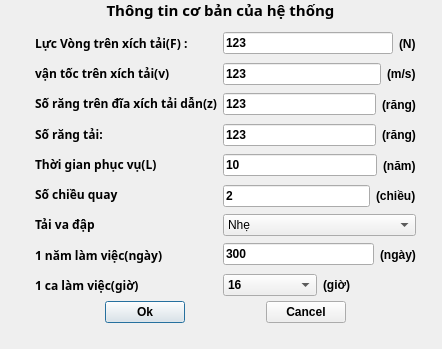
<?xml version="1.0" encoding="UTF-8"?>
<ui version="4.0">
 <class>Infomation_of_engine_Dialog</class>
 <widget class="QDialog" name="Infomation_of_engine_Dialog">
  <property name="geometry">
   <rect>
    <x>0</x>
    <y>0</y>
    <width>442</width>
    <height>349</height>
   </rect>
  </property>
  <property name="font">
   <font>
    <weight>75</weight>
    <bold>true</bold>
   </font>
  </property>
  <property name="windowTitle">
   <string>Dialog</string>
  </property>
  <widget class="QLabel" name="label">
   <property name="geometry">
    <rect>
     <x>10</x>
     <y>0</y>
     <width>421</width>
     <height>20</height>
    </rect>
   </property>
   <property name="font">
    <font>
     <family>Noto Sans</family>
     <pointsize>11</pointsize>
     <weight>75</weight>
     <bold>true</bold>
    </font>
   </property>
   <property name="text">
    <string>Thông tin cơ bản của hệ thống</string>
   </property>
   <property name="alignment">
    <set>Qt::AlignCenter</set>
   </property>
  </widget>
  <widget class="QWidget" name="layoutWidget">
   <property name="geometry">
    <rect>
     <x>30</x>
     <y>300</y>
     <width>391</width>
     <height>24</height>
    </rect>
   </property>
   <layout class="QHBoxLayout" name="horizontalLayout_11">
    <item>
     <spacer name="horizontalSpacer">
      <property name="orientation">
       <enum>Qt::Horizontal</enum>
      </property>
      <property name="sizeHint" stdset="0">
       <size>
        <width>40</width>
        <height>20</height>
       </size>
      </property>
     </spacer>
    </item>
    <item>
     <widget class="QPushButton" name="pushButton">
      <property name="text">
       <string>Ok</string>
      </property>
     </widget>
    </item>
    <item>
     <spacer name="horizontalSpacer_2">
      <property name="orientation">
       <enum>Qt::Horizontal</enum>
      </property>
      <property name="sizeHint" stdset="0">
       <size>
        <width>40</width>
        <height>20</height>
       </size>
      </property>
     </spacer>
    </item>
    <item>
     <widget class="QPushButton" name="pushButton_2">
      <property name="text">
       <string>Cancel</string>
      </property>
     </widget>
    </item>
    <item>
     <spacer name="horizontalSpacer_3">
      <property name="orientation">
       <enum>Qt::Horizontal</enum>
      </property>
      <property name="sizeHint" stdset="0">
       <size>
        <width>40</width>
        <height>20</height>
       </size>
      </property>
     </spacer>
    </item>
   </layout>
  </widget>
  <widget class="QWidget" name="layoutWidget">
   <property name="geometry">
    <rect>
     <x>35</x>
     <y>31</y>
     <width>381</width>
     <height>266</height>
    </rect>
   </property>
   <layout class="QHBoxLayout" name="horizontalLayout_9">
    <item>
     <layout class="QVBoxLayout" name="verticalLayout_2">
      <item>
       <widget class="QLabel" name="label_2">
        <property name="font">
         <font>
          <family>Noto Sans</family>
          <weight>75</weight>
          <bold>true</bold>
         </font>
        </property>
        <property name="text">
         <string>Lực Vòng trên xích tải(F) :</string>
        </property>
       </widget>
      </item>
      <item>
       <widget class="QLabel" name="label_4">
        <property name="font">
         <font>
          <family>Noto Sans</family>
          <weight>75</weight>
          <bold>true</bold>
         </font>
        </property>
        <property name="text">
         <string>vận tốc trên xích tải(v)</string>
        </property>
       </widget>
      </item>
      <item>
       <widget class="QLabel" name="label_6">
        <property name="font">
         <font>
          <family>Noto Sans</family>
          <weight>75</weight>
          <bold>true</bold>
         </font>
        </property>
        <property name="text">
         <string>Số răng trên đĩa xích tải dẫn(z)</string>
        </property>
       </widget>
      </item>
      <item>
       <widget class="QLabel" name="label_8">
        <property name="font">
         <font>
          <family>Noto Sans</family>
          <weight>75</weight>
          <bold>true</bold>
         </font>
        </property>
        <property name="text">
         <string>Số răng tải:</string>
        </property>
       </widget>
      </item>
      <item>
       <widget class="QLabel" name="label_10">
        <property name="font">
         <font>
          <family>Noto Sans</family>
          <weight>75</weight>
          <bold>true</bold>
         </font>
        </property>
        <property name="text">
         <string>Thời gian phục vụ(L)</string>
        </property>
       </widget>
      </item>
      <item>
       <widget class="QLabel" name="label_12">
        <property name="font">
         <font>
          <family>Noto Sans</family>
          <weight>75</weight>
          <bold>true</bold>
         </font>
        </property>
        <property name="text">
         <string>Số chiều quay</string>
        </property>
       </widget>
      </item>
      <item>
       <widget class="QLabel" name="label_13">
        <property name="font">
         <font>
          <family>Noto Sans</family>
          <weight>75</weight>
          <bold>true</bold>
         </font>
        </property>
        <property name="text">
         <string>Tải va đập</string>
        </property>
       </widget>
      </item>
      <item>
       <widget class="QLabel" name="label_14">
        <property name="font">
         <font>
          <family>Noto Sans</family>
          <weight>75</weight>
          <bold>true</bold>
         </font>
        </property>
        <property name="text">
         <string>1 năm làm việc(ngày)</string>
        </property>
       </widget>
      </item>
      <item>
       <widget class="QLabel" name="label_15">
        <property name="font">
         <font>
          <family>Noto Sans</family>
          <weight>75</weight>
          <bold>true</bold>
         </font>
        </property>
        <property name="text">
         <string>1 ca làm việc(giờ)</string>
        </property>
       </widget>
      </item>
     </layout>
    </item>
    <item>
     <layout class="QVBoxLayout" name="verticalLayout">
      <item>
       <layout class="QHBoxLayout" name="horizontalLayout">
        <item>
         <widget class="QLineEdit" name="Force">
          <property name="text">
           <string>123</string>
          </property>
         </widget>
        </item>
        <item>
         <widget class="QLabel" name="label_3">
          <property name="text">
           <string>(N)</string>
          </property>
         </widget>
        </item>
       </layout>
      </item>
      <item>
       <layout class="QHBoxLayout" name="horizontalLayout_2">
        <item>
         <widget class="QLineEdit" name="ver">
          <property name="text">
           <string>123</string>
          </property>
         </widget>
        </item>
        <item>
         <widget class="QLabel" name="label_5">
          <property name="text">
           <string>(m/s)</string>
          </property>
         </widget>
        </item>
       </layout>
      </item>
      <item>
       <layout class="QHBoxLayout" name="horizontalLayout_3">
        <item>
         <widget class="QLineEdit" name="zdan">
          <property name="text">
           <string>123</string>
          </property>
         </widget>
        </item>
        <item>
         <widget class="QLabel" name="label_7">
          <property name="text">
           <string>(răng)</string>
          </property>
         </widget>
        </item>
       </layout>
      </item>
      <item>
       <layout class="QHBoxLayout" name="horizontalLayout_4">
        <item>
         <widget class="QLineEdit" name="ztai">
          <property name="text">
           <string>123</string>
          </property>
         </widget>
        </item>
        <item>
         <widget class="QLabel" name="label_9">
          <property name="text">
           <string>(răng)</string>
          </property>
         </widget>
        </item>
       </layout>
      </item>
      <item>
       <layout class="QHBoxLayout" name="horizontalLayout_5">
        <item>
         <widget class="QLineEdit" name="time_service">
          <property name="text">
           <string>10</string>
          </property>
         </widget>
        </item>
        <item>
         <widget class="QLabel" name="label_11">
          <property name="text">
           <string>(năm)</string>
          </property>
         </widget>
        </item>
       </layout>
      </item>
      <item>
       <layout class="QHBoxLayout" name="horizontalLayout_6">
        <item>
         <widget class="QLineEdit" name="number__rotate">
          <property name="text">
           <string>2</string>
          </property>
         </widget>
        </item>
        <item>
         <widget class="QLabel" name="label_16">
          <property name="text">
           <string>(chiều)</string>
          </property>
         </widget>
        </item>
       </layout>
      </item>
      <item>
       <widget class="QComboBox" name="comboBox_impact">
        <property name="font">
         <font>
          <weight>50</weight>
          <bold>false</bold>
         </font>
        </property>
        <item>
         <property name="text">
          <string>Nhẹ</string>
         </property>
        </item>
        <item>
         <property name="text">
          <string>Vừa</string>
         </property>
        </item>
        <item>
         <property name="text">
          <string>Nặng</string>
         </property>
        </item>
       </widget>
      </item>
      <item>
       <layout class="QHBoxLayout" name="horizontalLayout_7">
        <item>
         <widget class="QLineEdit" name="year_works">
          <property name="text">
           <string>300</string>
          </property>
         </widget>
        </item>
        <item>
         <widget class="QLabel" name="label_18">
          <property name="text">
           <string>(ngày)</string>
          </property>
         </widget>
        </item>
       </layout>
      </item>
      <item>
       <layout class="QHBoxLayout" name="horizontalLayout_8">
        <item>
         <widget class="QComboBox" name="comboBox_day_work">
          <item>
           <property name="text">
            <string>16</string>
           </property>
          </item>
          <item>
           <property name="text">
            <string>1</string>
           </property>
          </item>
          <item>
           <property name="text">
            <string>2</string>
           </property>
          </item>
          <item>
           <property name="text">
            <string>3</string>
           </property>
          </item>
          <item>
           <property name="text">
            <string>4</string>
           </property>
          </item>
          <item>
           <property name="text">
            <string>5</string>
           </property>
          </item>
          <item>
           <property name="text">
            <string>6</string>
           </property>
          </item>
          <item>
           <property name="text">
            <string>7</string>
           </property>
          </item>
          <item>
           <property name="text">
            <string>8</string>
           </property>
          </item>
          <item>
           <property name="text">
            <string>9</string>
           </property>
          </item>
          <item>
           <property name="text">
            <string>10</string>
           </property>
          </item>
          <item>
           <property name="text">
            <string>11</string>
           </property>
          </item>
          <item>
           <property name="text">
            <string>12</string>
           </property>
          </item>
          <item>
           <property name="text">
            <string>13</string>
           </property>
          </item>
          <item>
           <property name="text">
            <string>14</string>
           </property>
          </item>
          <item>
           <property name="text">
            <string>15</string>
           </property>
          </item>
          <item>
           <property name="text">
            <string>17</string>
           </property>
          </item>
          <item>
           <property name="text">
            <string>18</string>
           </property>
          </item>
          <item>
           <property name="text">
            <string>19</string>
           </property>
          </item>
          <item>
           <property name="text">
            <string>20</string>
           </property>
          </item>
          <item>
           <property name="text">
            <string>21</string>
           </property>
          </item>
          <item>
           <property name="text">
            <string>22</string>
           </property>
          </item>
          <item>
           <property name="text">
            <string>23</string>
           </property>
          </item>
          <item>
           <property name="text">
            <string>24</string>
           </property>
          </item>
         </widget>
        </item>
        <item>
         <widget class="QLabel" name="label_19">
          <property name="text">
           <string>(giờ)</string>
          </property>
         </widget>
        </item>
       </layout>
      </item>
     </layout>
    </item>
   </layout>
  </widget>
 </widget>
 <resources/>
 <connections/>
</ui>
